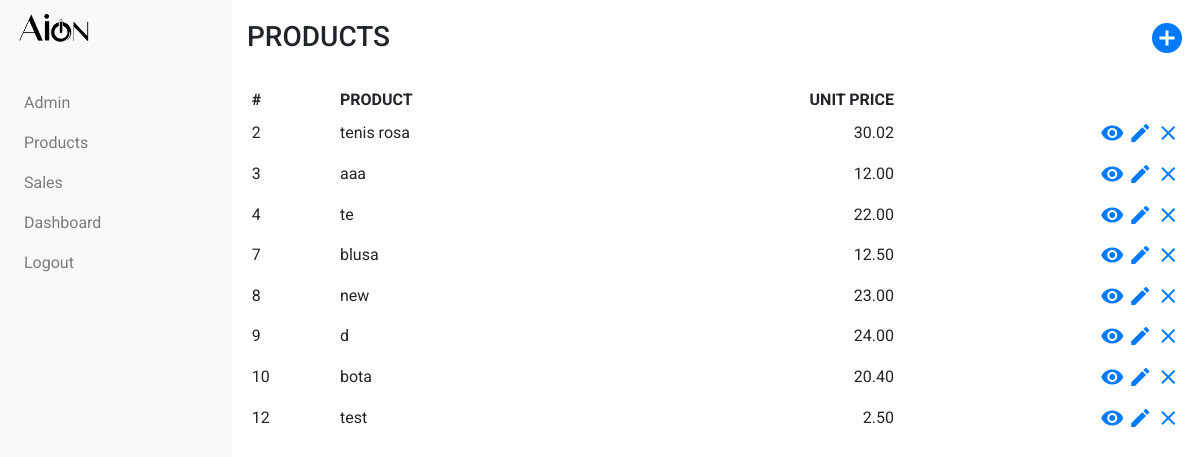
/sales_app/products/, run on the app's committed database.
### sales_app/models.py (models this page shows, shortened)
class Product(models.Model):
    name = models.CharField(max_length=256, unique=True)
    price = models.DecimalField(decimal_places=2, max_digits=32)

### sales_app/views.py (the view)
# urls.py: path('products/', views.ProductListView.as_view(), name='products'),
class ProductListView(ListView):
    context_object_name = 'products'
    model = models.Product

### sales_app/templates/sales_app/product_list.html
{% extends "sales_app/sales_app_base.html" %}
{% block body_block %}
<div class="row page-header">
  <h3>PRODUCTS</h3>
  <a href="{% url 'sales_app:product_create' %}" class="add-item-icon"><span class="material-icons md-36">add_circle</span></a>
</div>
<table class="table table-sm table-hover table-borderless">
  <thead>
    <tr>
      <th scope="col">#</th>
      <th scope="col">PRODUCT</th>
      <th scope="col" class="col-number">UNIT PRICE</th>
      <th scope="col"></th>
    </tr>
  </thead>
  <tbody>
    {% for product in products %}
    <tr>
      <td>{{product.pk}}</td>
      <td>{{product.name}}</td>
      <td class="col-number">{{product.price}}</td>
      <td class="action-col">
        <a href="{% url 'sales_app:product_detail' pk=product.pk %}"><span class="material-icons">visibility</span></a>
        <a href="{% url 'sales_app:product_update' pk=product.pk %}"><span class="material-icons">edit</span></a>
        <a href="{% url 'sales_app:product_delete' pk=product.pk %}"><span class="material-icons">clear</span></a>
      </td>
    </tr>
    {% endfor %}
  </tbody>
</table>
{% endblock %}

### static/sales_app/css/styles.css (style rules this page uses)
body { padding-top: 90px; font-family: 'Roboto', sans-serif; }
table { width: 100%; }
.page-header { padding-top: 20px; padding-bottom: 20px; margin:0; width: 100%; }
.action-col { text-align: right; }
.col-number { text-align: right; }
.add-item-icon { margin: auto; margin-right: 0; text-align: right; }
.material-icons.md-36 { font-size: 36px; }
@media (min-width:768px) { body { padding-top: 0; margin-left: 232px } }

### data on the page
Product: pk "2", name "tenis rosa", price "30.02"
Product: pk "3", name "aaa", price "12.00"
Product: pk "4", name "te", price "22.00"
Product: pk "7", name "blusa", price "12.50"
Product: pk "8", name "new", price "23.00"
Product: pk "9", name "d", price "24.00"
Product: pk "10", name "bota", price "20.40"
Product: pk "12", name "test", price "2.50"
